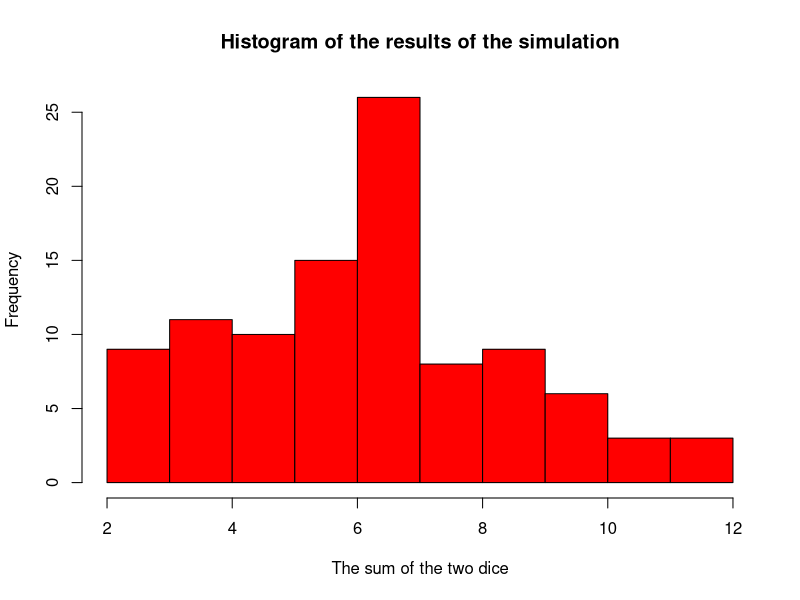
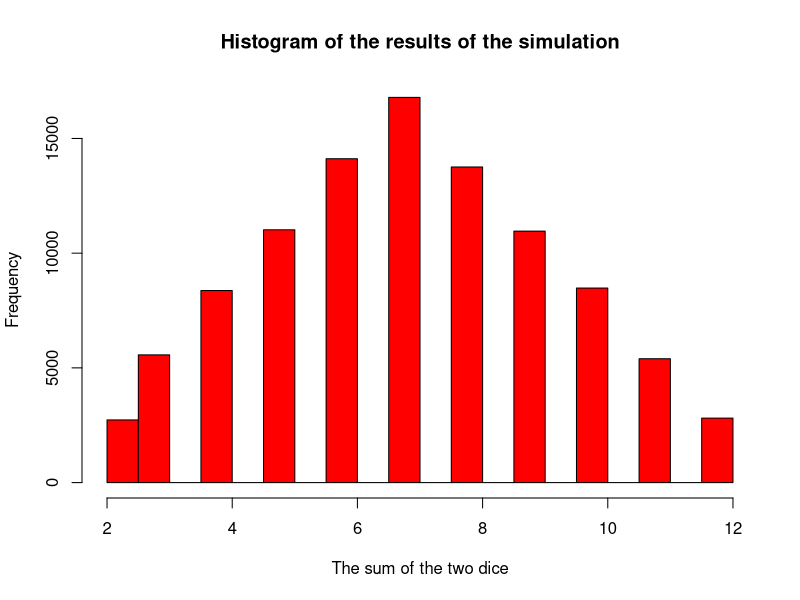
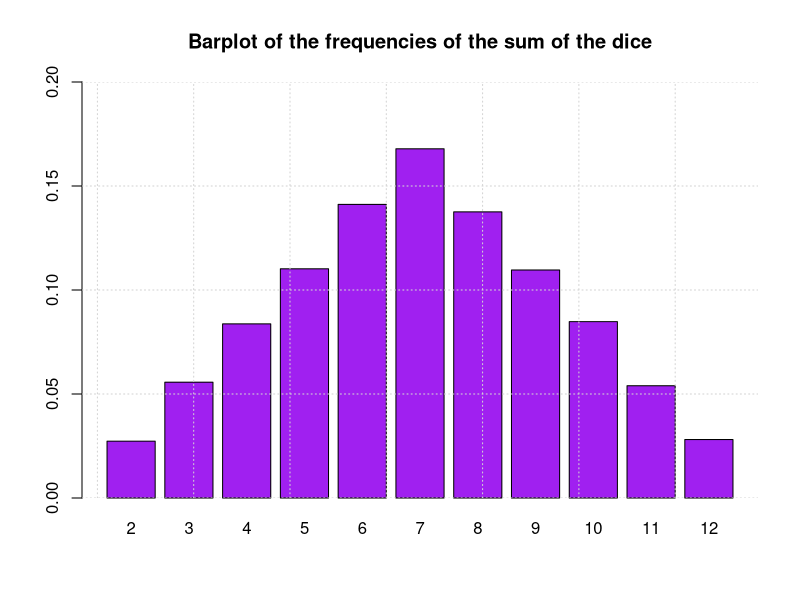
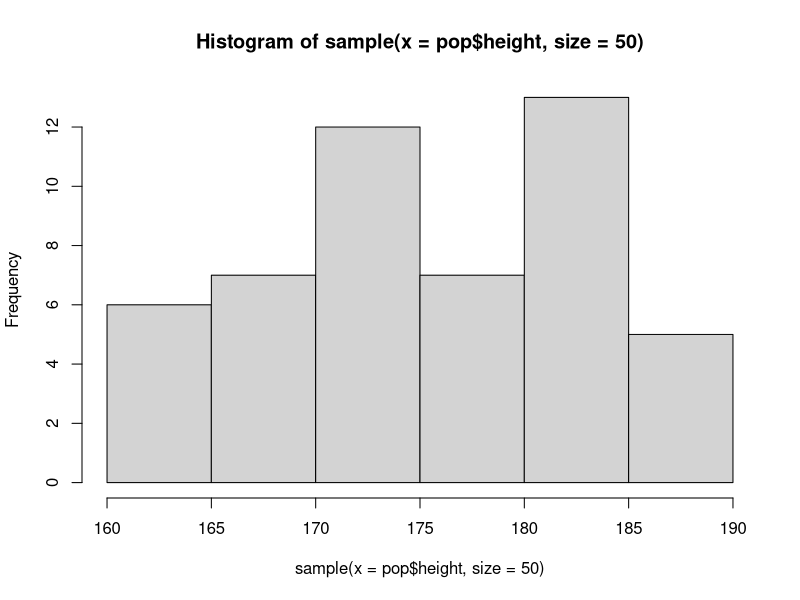
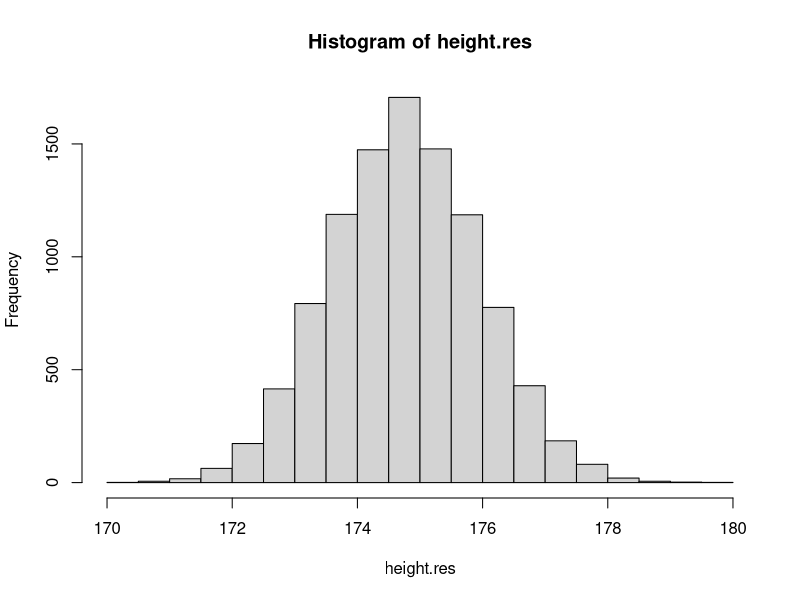
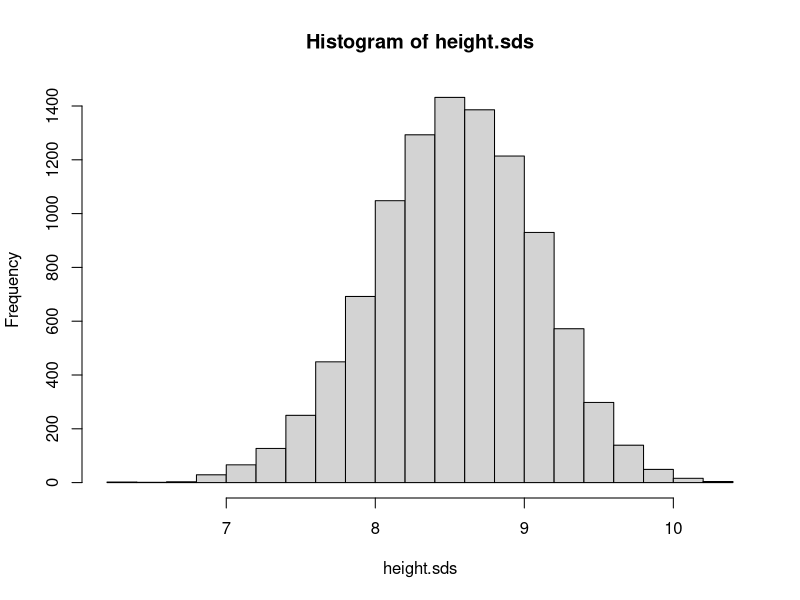
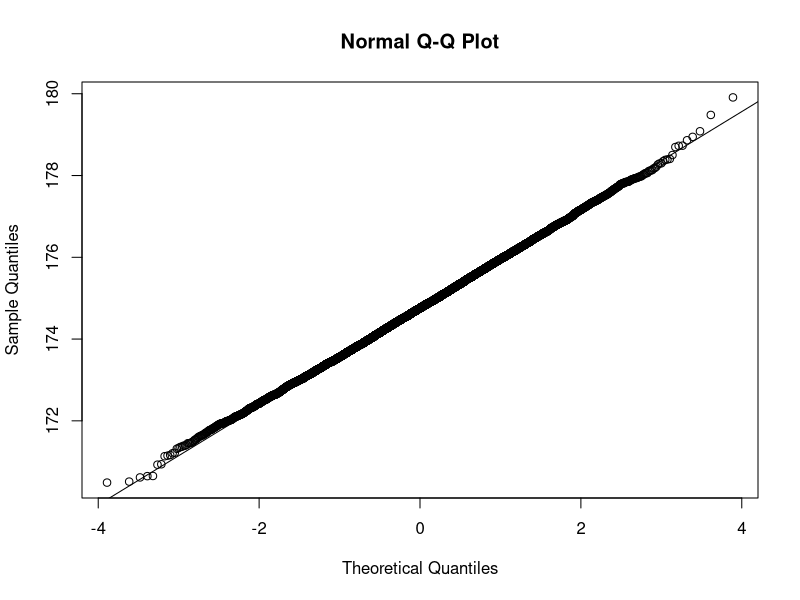
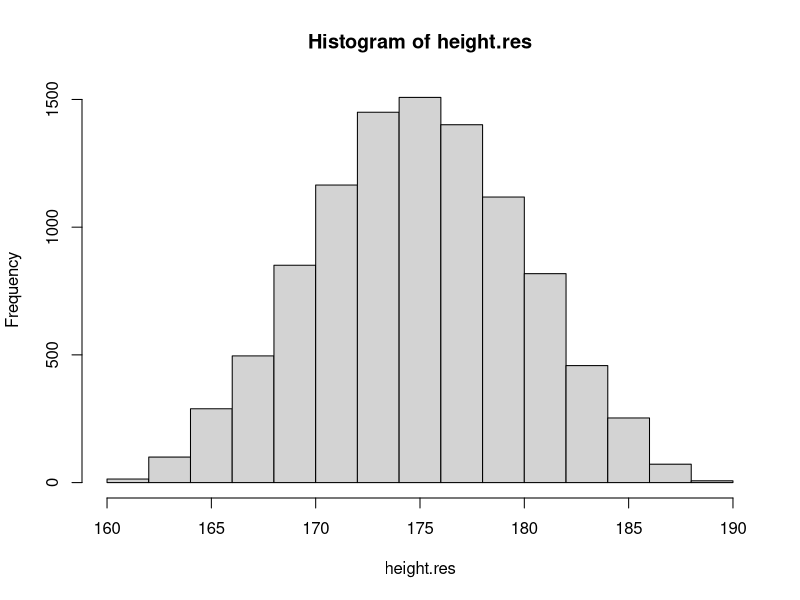

Reproduce these figures in R, in order.
sample(x=1:3, size=2)
sample(x=3, size=2)
mtcars[sample(x=nrow(mtcars), size=2), ]


#dice rolls

sample(1:6, size=1, replace=T)
sample(6, size=1, replace=F)

die.rolls<-sample(1:6, size=20, replace=T)
die.rolls

dice<-sample(1:6, size=3, replace=T)
mean(dice)

trials<-20
numeric(4)
res<-numeric(trials)

for(i in 1:trials){
  dice<-sample(1:6, size=3, replace=T)
  res[i]<-mean(dice)
  
}

res

table(res)

trials<-20
d<-5
res<-matrix(NA, trials, d)

for(i in 1:trials){
  res[i,]<-sample(1:10, 5, replace=F)
}

res[2,]
res[,5]

#in-class code

sample(1:10, size=5, replace=T)
sum(sample(1:10, size=5, replace=T))

#sample size=5
#sample statistic=the sum
#population=the infinite set attained if we were to keep repeating the sample an infinite number of times
#population parameter= the mean(miu)
#you would want to simulate your code x number of times (100? 1000?)


sum(sample(1:6, size=2, replace=T))
res<-numeric(100)
for(i in 1:100){
  res[i]<-sum(sample(1:6, size=2, replace=T))
}
hist(res, col="red", main="Histogram of the results of the simulation", 
     xlab="The sum of the two dice")





res<-numeric(100000)
for(i in 1:100000){
  res[i]<-sum(sample(1:6, size=2, replace=T))
}
hist(res, col="red", main="Histogram of the results of the simulation", 
     xlab="The sum of the two dice")
barplot(table(res)/length(res), col="purple", main="Barplot of the frequencies of the sum of the dice", ylim=c(0,0.2))
grid()
mean(res)
sd(res)

pop<-read.csv("population.csv")

mean(sample(x=pop$height, size=50))
hist(sample(x=pop$height, size=50))

SRS<-pop[sample(x=pop$height, size=50),]

mean(pop$height)

mean(SRS$height)

mean(pop$height)-mean(SRS$height)

height.res<-numeric(10000)
height.sds<-numeric(10000)
for(i in 1:10000){
  
  SRS<-pop[sample(x=nrow(pop), size=50),]
  height.res[i]<-mean(SRS$height)
  height.sds[i]<-sd(SRS$height)
}
hist(height.res)
hist(height.sds)
qqnorm(height.res)
qqline(height.res)



height.res<-numeric(10000)
height.sds<-numeric(10000)
for(i in 1:10000){
  
  SRS<-pop[sample(x=nrow(pop), size=3),]
  height.res[i]<-mean(SRS$height)
  height.sds[i]<-sd(SRS$height)
}
hist(height.res)
hist(height.sds)
qqnorm(height.res)
qqline(height.res)






height.res<-numeric(100000)
height.sds<-numeric(100000)
for(i in 1:100000){
  
  SRS<-pop[sample(x=nrow(pop), size=75),]
  height.res[i]<-mean(SRS$height)
  height.sds[i]<-sd(SRS$height)
}
hist(height.res)
hist(height.sds)
qqnorm(height.res)
qqline(height.res)
mean(height.res)
sd(height.res)






